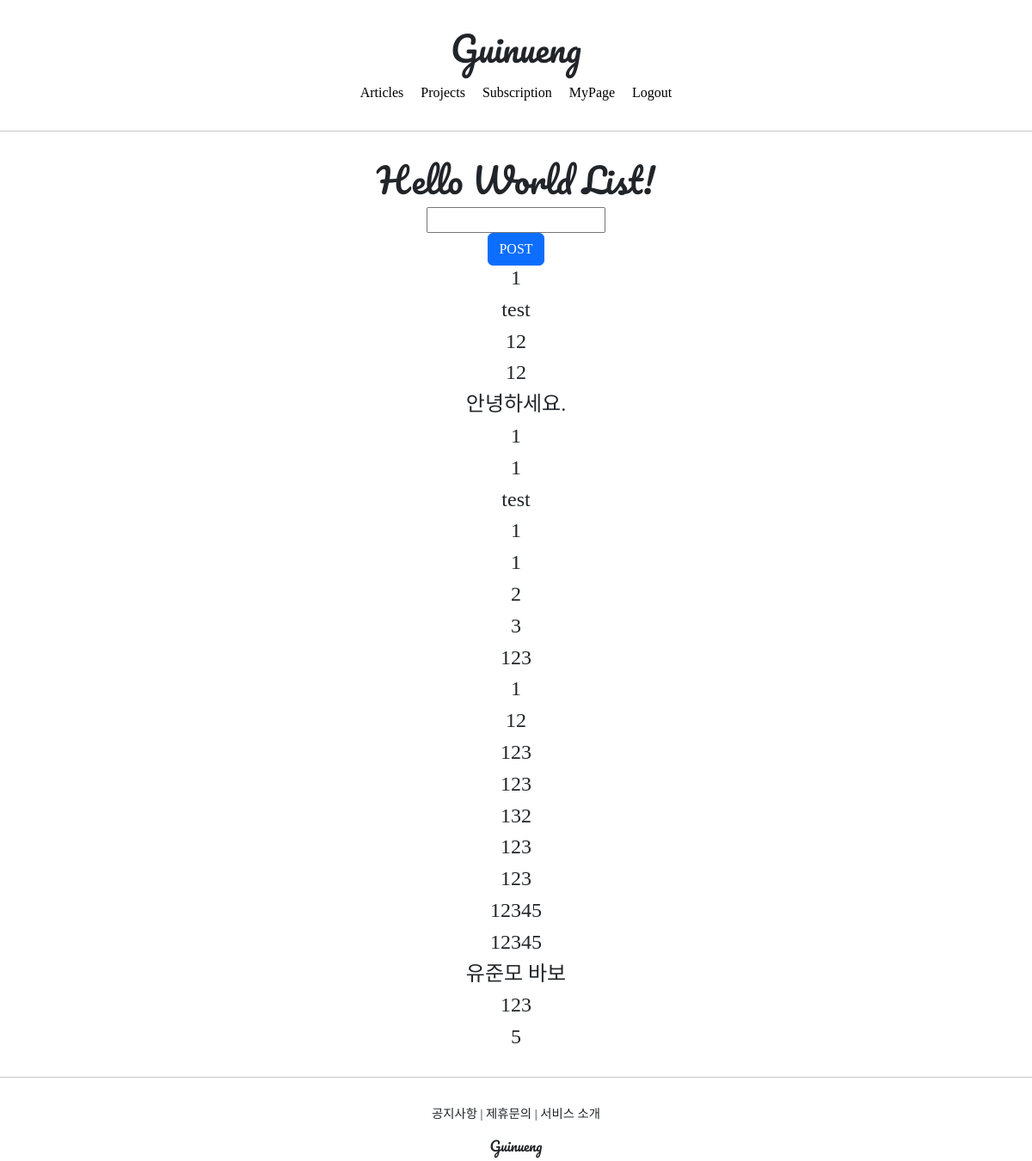
/accounts/hello_world/ (signed in), run on the app's committed database.
### accountapp/models.py (models this page shows)
class Hello_World(models.Model):
    text = models.CharField(max_length=255, null=False)

### accountapp/views.py (the view)
# urls.py: path('hello_world/', hello_world, name='hello_world'),
@login_required
def hello_world(request):
    if request.method == "POST":
        temp = request.POST.get('hello_world_input')
        new_hello_world = Hello_World()
        new_hello_world.text = temp
        new_hello_world.save()
        return HttpResponseRedirect(reverse('accountapp:hello_world'))
    else:
        hello_world_list = Hello_World.objects.all()
        return render(request, 'accountapp/hello_world.html', context={'hello_world_list': hello_world_list})

### accountapp/templates/accountapp/hello_world.html (shortened to what this page needs)
{% extends 'base.html' %}
{% block content %}
	<div style="border-radius : 1rem; margin : 2rem; text-align : center">
		<h1 style = "font-family : 'Pacifico', cursive">
            Hello World List!
        </h1>
        <form action = "/account/hello_world/" method = "post">
            <div>
                <input type = "text" name = "hello_world_input">
            </div>
            <div>
            	<input type = "submit" class = "btn btn-primary" value = "POST">
            </div>
        </form>
        {% if hello_world_list %}
        	{% for hello_world in hello_world_list %}
            <h4>
                {{ hello_world.text }}
            </h4>
        	{% endfor %}
        {% endif %}
    </div>
{% endblock %}

### data on the page
Hello_World: text "1"
Hello_World: text "test"
Hello_World: text "12"
Hello_World: text "12"
Hello_World: text "안녕하세요."
Hello_World: text "1"
Hello_World: text "1"
Hello_World: text "test"
Hello_World: text "1"
Hello_World: text "1"
Hello_World: text "2"
Hello_World: text "3"
Hello_World: text "123"
Hello_World: text "1"
Hello_World: text "12"
Hello_World: text "123"
Hello_World: text "123"
Hello_World: text "132"
Hello_World: text "123"
Hello_World: text "123"
Hello_World: text "12345"
Hello_World: text "12345"
Hello_World: text "유준모 바보"
Hello_World: text "123"
Hello_World: text "5"
